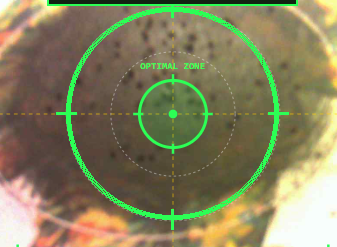
#> input picture optimal_zone_marked.png, 337 x 247 px; its folder holds only this picture in this run
$ python -i view_camera_live.py   (imports and definitions only)
#> lines starting #> are read from the running program, lines starting #| are printed output that depends on the picture; after the words box and inside, x2 and y2 are one past the last pixel; in counts of white or black regions, pixels touching at a corner belong together
#!/usr/bin/env python3
"""
===============================================================================
SNYPTR-RAIL: HIGH-SPEED CAMERA LIVE FEED & TARGET EVENT MONITOR
===============================================================================
1. Streams real-time 800x800 camera feed directly from ESP32-P4 over USB (COM17 @ 3Mbaud).
2. Overlays the calibrated Optimal Target Zone (ROI Ellipse: Center 400,240, Rx=140, Ry=130).
3. Connects to Pop-Up Target ESP32 over Wi-Fi (http://192.168.4.1) for telemetry & commands.
4. Interactive Controls:
     [u] or [0]          : Pop Up & Arm Target (UP,1)
     [d]                 : Lower Target (DOWN,1)
     [`] (Backtick)      : Manual Hit Override (random sound announcement)
     [q] or [Esc]        : Exit Monitor
===============================================================================
"""

import sys
import time
import json
import random
import struct
import zlib
import urllib.request
import subprocess
import threading
import numpy as np

try:
    import cv2
    HAS_OPENCV = True
except ImportError:
    HAS_OPENCV = False

try:
    import serial
    import serial.tools.list_ports
    HAS_SERIAL = True
except ImportError:
    HAS_SERIAL = False

try:
    import msvcrt
    HAS_MSVCRT = True
except ImportError:
    HAS_MSVCRT = False

DEFAULT_COM_PORT = "COM17"
DEFAULT_BAUD = 3000000
ESP32_WIFI_URL = "http://192.168.4.1"

# Target Optimal ROI Specifications (calibrated on upright black target)
ROI_CX = 400
ROI_CY = 240
ROI_RX = 140
ROI_RY = 130

HIT_PHRASES = [
    "Target hit! Bullseye!",
    "Confirmed hit on Target 1! Target down!",
    "Direct hit! Excellent shot!",
    "Target neutralized! Clean impact!",
    "Hit confirmed! 10X bullseye!",
    "Target down! Direct hit!",
    "Target 1 hit! Dropping target!"
]

# [13 lines left out: function speak_phrase_async, not called in this run]

# =============================================================================
# LALITH689/CAMERA:ORANGE-TIP-TRACKING COMPUTER VISION & HIT DETECTION ENGINE
# Ported directly from Lalith689/camera branch: orange-tip-tracking (commit 24356c4)
# =============================================================================
OPTIMAL_CIRCLE_RADIUS_MM = 34.0  # 34.0 mm radius (6.8 cm diameter circle)
OPTIMAL_CIRCLE_RADIUS_PX = int(OPTIMAL_CIRCLE_RADIUS_MM * 10.0)  # 340 px radius

STATE_IDLE = 0
STATE_IMPACT = 1
STATE_SETTLING = 2

g_target_active = False
g_target_up_time = None
g_bg_warped = None
g_bg_warped_bgr = None
g_prev_warped = None
g_detector_fsm = STATE_IDLE
g_impact_start_time = None
g_impact_frames = []
g_settle_start_time = None
g_last_settle_check = None
g_shot_info = None
g_laser_was_present = False

def detect_orange_tip_hsv(warped_img):
    """
    Detects the bright Orange/Red Rubber Tip of a Nerf bullet in HSV and RGB color space.
    Strictly filters out specular glare and ambient light reflections.
    Returns (wpx, wpy) centroid of the orange tip in image space, or None if not present.
    """
    if warped_img is None or not HAS_OPENCV:
        return None

    h_img, w_img = warped_img.shape[:2]
    hsv = cv2.cvtColor(warped_img, cv2.COLOR_BGR2HSV)
    b, g, r = cv2.split(warped_img)

    # 1. Vibrant Orange/Red Tip HSV Range (Hue 0..14 or 166..180, Sat >= 130, Val >= 80)
    m1 = cv2.inRange(hsv, np.array([0, 130, 80]), np.array([14, 255, 255]))
    m2 = cv2.inRange(hsv, np.array([166, 130, 80]), np.array([180, 255, 255]))
    tip_mask = cv2.bitwise_or(m1, m2)

    # 2. Strict Specular Glare & Ambient Reflection Rejection:
    # Light reflections and room glare have neutral high Blue (B >= 55) and low chromatic difference (R - G < 80).
    # Genuine Nerf rubber tip has virtually zero blue (B <= 45), strong red (R >= 155),
    # and large chromatic difference (R - G >= 80, R - B >= 100).
    no_glare = (b <= 45) & (g <= 90) & (r >= 155) & \
               ((r.astype(np.int16) - g.astype(np.int16)) >= 80) & \
               ((r.astype(np.int16) - b.astype(np.int16)) >= 100)
    tip_mask = cv2.bitwise_and(tip_mask, no_glare.astype(np.uint8) * 255)

    # 3. Inner boundary margin (ignore extreme edge pixels)
    margin_mask = np.zeros((h_img, w_img), dtype=np.uint8)
    cv2.rectangle(margin_mask, (15, 15), (w_img - 15, h_img - 15), 255, -1)
    tip_mask = cv2.bitwise_and(tip_mask, margin_mask)

    # 4. Clean noise with 5x5 morphological opening
    kernel5 = cv2.getStructuringElement(cv2.MORPH_ELLIPSE, (5, 5))
    tip_mask = cv2.morphologyEx(tip_mask, cv2.MORPH_OPEN, kernel5)

    contours, _ = cv2.findContours(tip_mask, cv2.RETR_EXTERNAL, cv2.CHAIN_APPROX_SIMPLE)

    best_cnt = None
    best_area = 0
    # Allow area from 200 px (distant bullet) up to 350,000 px (zoomed-in / close-up dart)
    for cnt in contours:
        area = cv2.contourArea(cnt)
        if 200 <= area <= 350000:
            if area > best_area:
                best_area = area
                best_cnt = cnt

    if best_cnt is not None:
        M = cv2.moments(best_cnt)
        if M["m00"] > 0:
            cx = int(M["m10"] / M["m00"])
            cy = int(M["m01"] / M["m00"])
            return (cx, cy)

    return None

# [6 lines left out: function detect_laser_hsv, not called in this run]

def detect_nerf_dart_hsv(warped_img):
    """
    Unified Nerf Dart (Yellow/Gold foam body + Orange/Red rubber tip) Detector.
    Detects the physical Nerf dart body and pinpoints the Orange Rubber Tip centroid.
    Strictly filters out specular reflections and room lighting glare.
    Returns (wpx, wpy) centroid of the Orange Rubber Tip in image space, or None.
    """
    if warped_img is None or not HAS_OPENCV:
        return None

    h_img, w_img = warped_img.shape[:2]
    hsv = cv2.cvtColor(warped_img, cv2.COLOR_BGR2HSV)
    b, g, r = cv2.split(warped_img)

    # 1. Broad Nerf Dart Mask (Yellow/Gold foam + Orange/Red rubber tip)
    # Hue: 0..38 or 166..180, Sat >= 85, Val >= 70
    m1 = cv2.inRange(hsv, np.array([0, 85, 70]), np.array([38, 255, 255]))
    m2 = cv2.inRange(hsv, np.array([166, 85, 70]), np.array([180, 255, 255]))
    dart_mask = cv2.bitwise_or(m1, m2)

    # Glare & reflection rejection:
    # Ambient reflections on table/target have high Blue (B >= 70) and low R-B.
    # Genuine Nerf dart foam & rubber tip have very low Blue (B <= 65) and high Red (R >= 130).
    no_glare = (b <= 65) & (r >= 130) & ((r.astype(np.int16) - b.astype(np.int16)) >= 60)
    dart_mask = cv2.bitwise_and(dart_mask, no_glare.astype(np.uint8) * 255)

    # Inner boundary margin
    target_mask = np.zeros((h_img, w_img), dtype=np.uint8)
    cv2.rectangle(target_mask, (15, 15), (w_img - 15, h_img - 15), 255, -1)
    dart_mask = cv2.bitwise_and(dart_mask, target_mask)

    kernel5 = cv2.getStructuringElement(cv2.MORPH_ELLIPSE, (5, 5))
    dart_mask = cv2.morphologyEx(dart_mask, cv2.MORPH_OPEN, kernel5)

    contours, _ = cv2.findContours(dart_mask, cv2.RETR_EXTERNAL, cv2.CHAIN_APPROX_SIMPLE)

    best_cnt = None
    best_area = 0
    # Accommodates close-up / zoomed camera views up to 500,000 pixels
    for cnt in contours:
        area = cv2.contourArea(cnt)
        if 350 <= area <= 500000:
            if area > best_area:
                best_area = area
                best_cnt = cnt

    if best_cnt is None:
        return None

    dart_roi_mask = np.zeros((h_img, w_img), dtype=np.uint8)
    cv2.drawContours(dart_roi_mask, [best_cnt], -1, 255, -1)

    # 2. Pinpoint Orange/Red Rubber Tip inside the dart
    tip_color = (b <= 45) & (g <= 90) & (r >= 155) & ((r.astype(np.int16) - g.astype(np.int16)) >= 80)
    tip_hsv = cv2.bitwise_or(
        cv2.inRange(hsv, np.array([0, 130, 80]), np.array([14, 255, 255])),
        cv2.inRange(hsv, np.array([166, 130, 80]), np.array([180, 255, 255]))
    )
    tip_mask = cv2.bitwise_and(tip_hsv, tip_color.astype(np.uint8) * 255)
    tip_in_dart = cv2.bitwise_and(tip_mask, dart_roi_mask)

    contours_o, _ = cv2.findContours(tip_in_dart, cv2.RETR_EXTERNAL, cv2.CHAIN_APPROX_SIMPLE)
    best_o_area = 0
    best_o_pt = None
    for cnt_o in contours_o:
        area_o = cv2.contourArea(cnt_o)
        if area_o > best_o_area and area_o >= 150:
            best_o_area = area_o
            M = cv2.moments(cnt_o)
            if M["m00"] > 0:
                best_o_pt = (int(M["m10"] / M["m00"]), int(M["m01"] / M["m00"]))

    if best_o_pt is not None:
        return best_o_pt

    # Fallback: apex point of the dart contour closest to reticle center (400, 400)
    center = np.array([w_img / 2.0, h_img / 2.0])
    pts = best_cnt.reshape(-1, 2)
    dists = np.sum((pts - center)**2, axis=1)
    apex = pts[np.argmin(dists)]
    return (int(apex[0]), int(apex[1]))

# [239 lines left out: functions detect_universal_foreign_object, trigger_target_down_on_hit, process_shot_event, not called in this run]

def process_incoming_frame_cv(frame):
    """
    Real-Time Nerf Orange Tip, Laser, and Difference Tracking Engine
    From Lalith689/camera:orange-tip-tracking.
    """
    global g_bg_warped, g_bg_warped_bgr, g_prev_warped, g_detector_fsm, g_impact_start_time
    global g_impact_frames, g_settle_start_time, g_last_settle_check
    global g_laser_was_present, g_target_up_time, g_target_active, g_shot_info

    if frame is None or not HAS_OPENCV:
        return

    h_img, w_img = frame.shape[:2]
    gray = cv2.cvtColor(frame, cv2.COLOR_BGR2GRAY)
    gray = cv2.GaussianBlur(gray, (5, 5), 0)

    # 1. Real-Time Physical Nerf Bullet Detection (Orange Tip & Dart Body)
    # Strictly ignores room glare / light reflections and never calls detect_laser_hsv
    bullet_pt = None
    if g_target_up_time is None or (time.time() - g_target_up_time > 0.8):
        bullet_pt = detect_orange_tip_hsv(frame)
        if bullet_pt is None:
            bullet_pt = detect_nerf_dart_hsv(frame)

    bullet_hit_triggered = False
    if bullet_pt is not None:
        wpx, wpy = bullet_pt
        lx_rel_mm = (wpx - (w_img / 2.0)) / 10.0
        ly_rel_mm = -(wpy - (h_img / 2.0)) / 10.0

        dist = np.sqrt(lx_rel_mm**2 + ly_rel_mm**2)
        is_hit = dist <= OPTIMAL_CIRCLE_RADIUS_MM
        zone = 1 if is_hit else 2

        if not g_laser_was_present:
            score_ring = 10 if dist <= 10.0 else 8 if dist <= 20.0 else 5 if dist <= 30.0 else 1
            is_x = (dist <= 2.0)
            g_shot_info = {
                "x_mm": lx_rel_mm,
                "y_mm": ly_rel_mm,
                "dist": dist,
                "score_ring": score_ring,
                "is_x": is_x,
                "zone": zone,
                "is_stuck": False,
                "pixel_coords": (wpx, wpy),
                "timestamp": time.time()
            }

            zone_name = "GREEN ZONE - HIT" if zone == 1 else "RED ZONE - MISS"
            ring_str = "10X" if is_x else f"Ring {score_ring}"
            print(f"\n >>> [NERF BULLET DETECTED] X: {lx_rel_mm:+.2f} mm | Y: {ly_rel_mm:+.2f} mm | Score: {ring_str} | Zone: {zone_name}", flush=True)

            if zone == 1:
                with g_state.lock:
                    g_state.hit = True
                    g_state.hit_x = wpx
                    g_state.hit_y = wpy
                    g_state.confidence = 100
                    g_state.last_hit_timestamp = time.time()

                trigger_target_down_on_hit()
                phrase = random.choice(HIT_PHRASES)
                speak_phrase_async(phrase)

            g_laser_was_present = True
        bullet_hit_triggered = True
    else:
        g_laser_was_present = False

    # 2. Baseline Background Initialization (Target stationary for 1.2s, only when no bullet in frame)
    if g_bg_warped is None and bullet_pt is None:
        if g_target_up_time is None or (time.time() - g_target_up_time > 1.2):
            g_bg_warped = gray.copy()
            g_bg_warped_bgr = frame.copy()
            g_prev_warped = gray.copy()
            with g_state.lock:
                g_state.detector_state = "ARMED"
            print("[SYSTEM] Baseline Background initialized (Target stationary).", flush=True)
    elif g_target_active and not bullet_hit_triggered:
        # Global illumination normalization to cancel camera auto-exposure fluctuations
        mean_bg = np.mean(g_bg_warped)
        mean_curr = np.mean(gray)
        if mean_curr > 0 and abs(mean_curr - mean_bg) > 1.0:
            scale = mean_bg / mean_curr
            norm_gray = np.clip(gray * scale, 0, 255).astype(np.uint8)
        else:
            norm_gray = gray

        diff = cv2.absdiff(norm_gray, g_bg_warped)
        _, diff_thresh = cv2.threshold(diff, 18, 255, cv2.THRESH_BINARY)

        mask = np.zeros((h_img, w_img), dtype=np.uint8)
        cv2.rectangle(mask, (40, 40), (w_img - 40, h_img - 70), 255, -1)
        diff_thresh = cv2.bitwise_and(diff_thresh, mask)

        change_pixel_count = np.sum(diff_thresh > 0)
        with g_state.lock:
            g_state.delta_px = int(change_pixel_count)

        # Impact State Machine (threshold: 350 pixels to ignore edge/lighting noise)
        if g_detector_fsm == STATE_IDLE:
            if change_pixel_count > 350:
                g_detector_fsm = STATE_IMPACT
                g_impact_start_time = time.time()
                g_impact_frames = []
                print(f"[EVENT] Impact detected ({change_pixel_count} px change)! Tracking target...", flush=True)

        elif g_detector_fsm == STATE_IMPACT:
            g_impact_frames.append((change_pixel_count, gray.copy(), diff_thresh.copy(), frame.copy()))
            if time.time() - g_impact_start_time > 0.4:
                g_detector_fsm = STATE_SETTLING
                g_settle_start_time = time.time()
                g_last_settle_check = time.time()

        elif g_detector_fsm == STATE_SETTLING:
            if g_prev_warped is not None:
                frame_diff = cv2.absdiff(gray, g_prev_warped)
                _, frame_diff_thresh = cv2.threshold(frame_diff, 15, 255, cv2.THRESH_BINARY)
                frame_diff_thresh = cv2.bitwise_and(frame_diff_thresh, mask)
                frame_diff_count = np.sum(frame_diff_thresh > 0)

                now = time.time()
                if frame_diff_count < 300:
                    if now - g_last_settle_check > 0.2:
                        process_shot_event(gray, mask, frame)
                        g_detector_fsm = STATE_IDLE
                else:
                    g_last_settle_check = now

                if now - g_settle_start_time > 1.5:
                    print("[WARNING] Settle timeout, forcing classification...", flush=True)
                    process_shot_event(gray, mask, frame)
                    g_detector_fsm = STATE_IDLE

        g_prev_warped = gray.copy()

# [46 lines left out: function send_cmd, not called in this run]

class SharedMonitorState:
    def __init__(self):
        self.lock = threading.Lock()
        self.latest_frame = None
        self.frame_id = 0
        self.fps = 0.0
        self.last_frame_time = 0.0
        self.serial_connected = False
        self.serial_port = DEFAULT_COM_PORT
        self.serial_handle = None

        # Telemetry & Hit State
        self.wifi_connected = False
        self.target_state = "DOWN"
        self.detector_state = "DOWN"
        self.hit = False
        self.hit_x = 400
        self.hit_y = 400
        self.hit_pixels = 0
        self.delta_px = 0
        self.color_px = 0
        self.span_x = 0
        self.span_y = 0
        self.confidence = 0
        self.latency_ms = 0.0
        self.last_hit_timestamp = 0.0
        self.permanent_up = False

        # Interactive Digital Zoom & Pan (1.0x to 4.0x)
        self.zoom = 1.0           # Current zoom factor
        self.zoom_cx = 400.0      # Pan center X (0 to 800)
        self.zoom_cy = 400.0      # Pan center Y (0 to 800)
        self.is_dragging = False
        self.drag_start_x = 0
        self.drag_start_y = 0
        self.drag_orig_cx = 400.0
        self.drag_orig_cy = 400.0

g_state = SharedMonitorState()

# [521 lines left out: functions adjust_zoom, reset_zoom, pan_zoom, on_mouse_event, wifi_telemetry_thread_func, find_active_p4_port and 5 more, not called in this run]

# [2 lines not run here, left out]

>>> import cv2
>>> picture = cv2.imread('optimal_zone_marked.png')
#> picture is the input picture: shape (247, 337, 3); mean B, G, R 93.8, 130.1, 133.2
>>> result = process_incoming_frame_cv(picture)
#> in detect_orange_tip_hsv, `hsv = cv2.cvtColor(warped_img, cv2.COLOR_BGR2HSV)`: hsv: shape (247, 337, 3); mean H, S, V 25.8, 92.2, 146.1
#> in detect_orange_tip_hsv, `b, g, r = cv2.split(warped_img)`:
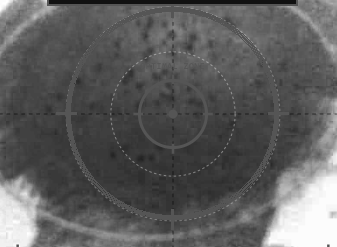
#> b: shape (247, 337); min 17, max 255, mean 93.8
#> in detect_orange_tip_hsv, `b, g, r = cv2.split(warped_img)`:
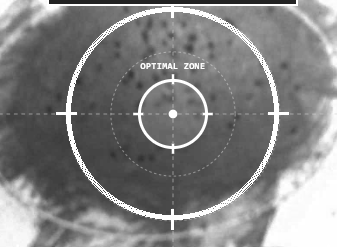
#> g: shape (247, 337); min 34, max 255, mean 130.1
#> in detect_orange_tip_hsv, `b, g, r = cv2.split(warped_img)`:
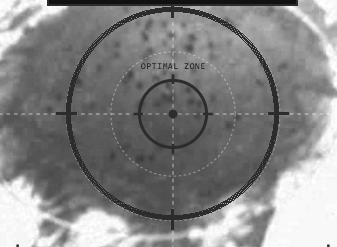
#> r: shape (247, 337); min 17, max 255, mean 133.2
#> in detect_orange_tip_hsv, `m1 = cv2.inRange(hsv, np.array([0, 130, 80]), np.array([14, 255, 255]))`:
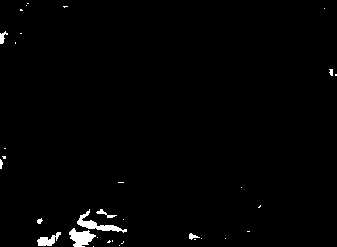
#> m1: shape (247, 337); 1.3% white; 33 white regions (24 under 20 px), largest, box (x1, y1, x2, y2) and area: (77, 209, 127, 233) 315, (69, 228, 96, 247) 303, (37, 232, 61, 246) 169
#> in detect_orange_tip_hsv, `m2 = cv2.inRange(hsv, np.array([166, 130, 80]), np.array([180, 255, 25..`: m2: shape (247, 337); every value is 0
#> in detect_orange_tip_hsv, `cv2.rectangle(margin_mask, (15, 15), (w_img - 15, h_img - 15), 255, -1)`:
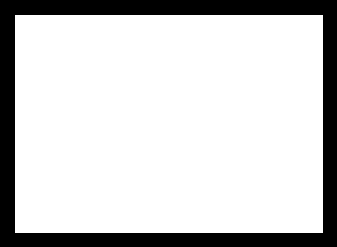
#> margin_mask: shape (247, 337); 80.7% white; 1 black region, box (x1, y1, x2, y2) and area: (0, 0, 337, 247) 16095
#> in detect_orange_tip_hsv, `contours, _ = cv2.findContours(tip_mask, cv2.RETR_EXTERNAL, cv2.CHAIN_..`: contours = []
#> after the loop in detect_orange_tip_hsv, `for cnt in contours:`: best_area = 0
#> in detect_nerf_dart_hsv, `m1 = cv2.inRange(hsv, np.array([0, 85, 70]), np.array([38, 255, 255]))`:
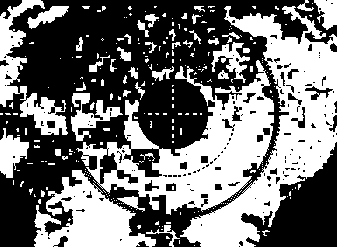
#> m1: shape (247, 337); 44.9% white; 251 white regions (208 under 20 px), largest, box (x1, y1, x2, y2) and area: (180, 6, 337, 247) 12502, (76, 60, 274, 215) 11160, (34, 170, 156, 247) 4684
#> in detect_nerf_dart_hsv, `m2 = cv2.inRange(hsv, np.array([166, 85, 70]), np.array([180, 255, 255..`: m2: shape (247, 337); 0.06% white in thin lines or dots, all inside (x1, y1, x2, y2) = (11, 55, 82, 247)
#> in detect_nerf_dart_hsv, `dart_mask = cv2.bitwise_or(m1, m2)`: dart_mask: shape (247, 337); 44.9% white; 251 white regions (208 under 20 px), largest, box (x1, y1, x2, y2) and area: (180, 6, 337, 247) 12502, (76, 60, 274, 215) 11160, (34, 170, 156, 247) 4705
#> in detect_nerf_dart_hsv, `no_glare = (b <= 65) & (r >= 130) & ((r.astype(np.int16) - b.astype(np..`:
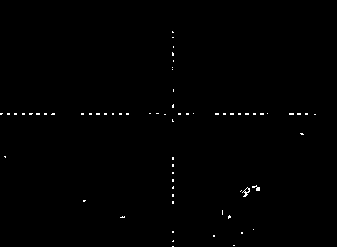
#> no_glare: shape (247, 337) bool; 0.45% white in thin lines or dots, all inside (x1, y1, x2, y2) = (0, 31, 316, 247)
#> in detect_nerf_dart_hsv, `dart_mask = cv2.bitwise_and(dart_mask, target_mask)`: dart_mask: shape (247, 337); 0.41% white in thin lines or dots, all inside (x1, y1, x2, y2) = (15, 31, 316, 233)
#> in detect_nerf_dart_hsv, `contours, _ = cv2.findContours(dart_mask, cv2.RETR_EXTERNAL, cv2.CHAIN..`: contours = []
#> after the loop in detect_nerf_dart_hsv, `for cnt in contours:`: best_area = 0
